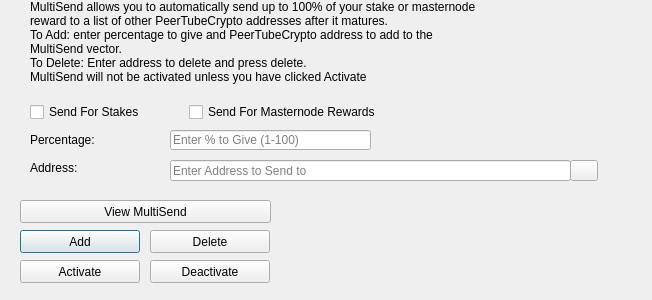
<?xml version="1.0" encoding="UTF-8"?>
<ui version="4.0">
 <class>MultiSendDialog</class>
 <widget class="QDialog" name="MultiSendDialog">
  <property name="windowModality">
   <enum>Qt::NonModal</enum>
  </property>
  <property name="geometry">
   <rect>
    <x>0</x>
    <y>0</y>
    <width>652</width>
    <height>300</height>
   </rect>
  </property>
  <property name="windowTitle">
   <string>MultiSend</string>
  </property>
  <widget class="QLineEdit" name="multiSendPercentEdit">
   <property name="geometry">
    <rect>
     <x>170</x>
     <y>130</y>
     <width>201</width>
     <height>20</height>
    </rect>
   </property>
   <property name="toolTip">
    <string>Enter whole numbers 1 - 100</string>
   </property>
   <property name="placeholderText">
    <string>Enter % to Give (1-100)</string>
   </property>
  </widget>
  <widget class="QLineEdit" name="multiSendAddressEdit">
   <property name="geometry">
    <rect>
     <x>170</x>
     <y>160</y>
     <width>401</width>
     <height>21</height>
    </rect>
   </property>
   <property name="toolTip">
    <string/>
   </property>
   <property name="placeholderText">
    <string>Enter Address to Send to</string>
   </property>
  </widget>
  <widget class="QLabel" name="label_2">
   <property name="geometry">
    <rect>
     <x>30</x>
     <y>0</y>
     <width>451</width>
     <height>121</height>
    </rect>
   </property>
   <property name="lineWidth">
    <number>1</number>
   </property>
   <property name="text">
    <string>MultiSend allows you to automatically send up to 100% of your stake or masternode reward to a list of other PeerTubeCrypto addresses after it matures.
To Add: enter percentage to give and PeerTubeCrypto address to add to the MultiSend vector.
To Delete: Enter address to delete and press delete.
MultiSend will not be activated unless you have clicked Activate</string>
   </property>
   <property name="alignment">
    <set>Qt::AlignLeading|Qt::AlignLeft|Qt::AlignTop</set>
   </property>
   <property name="wordWrap">
    <bool>true</bool>
   </property>
  </widget>
  <widget class="QLabel" name="message">
   <property name="geometry">
    <rect>
     <x>290</x>
     <y>200</y>
     <width>351</width>
     <height>91</height>
    </rect>
   </property>
   <property name="text">
    <string/>
   </property>
  </widget>
  <widget class="QPushButton" name="addButton">
   <property name="geometry">
    <rect>
     <x>20</x>
     <y>230</y>
     <width>120</width>
     <height>23</height>
    </rect>
   </property>
   <property name="toolTip">
    <string/>
   </property>
   <property name="statusTip">
    <string>Add to MultiSend Vector</string>
   </property>
   <property name="text">
    <string>Add</string>
   </property>
  </widget>
  <widget class="QPushButton" name="disableButton">
   <property name="geometry">
    <rect>
     <x>150</x>
     <y>260</y>
     <width>120</width>
     <height>23</height>
    </rect>
   </property>
   <property name="statusTip">
    <string>Deactivate MultiSend</string>
   </property>
   <property name="text">
    <string>Deactivate</string>
   </property>
  </widget>
  <widget class="QPushButton" name="addressBookButton">
   <property name="geometry">
    <rect>
     <x>570</x>
     <y>160</y>
     <width>28</width>
     <height>21</height>
    </rect>
   </property>
   <property name="toolTip">
    <string>Choose an address from the address book</string>
   </property>
   <property name="text">
    <string/>
   </property>
   <property name="icon">
    <iconset resource="../peertube.qrc">
     <normaloff>:/icons/address-book</normaloff>:/icons/address-book</iconset>
   </property>
   <property name="shortcut">
    <string>Alt+A</string>
   </property>
   <property name="autoDefault">
    <bool>false</bool>
   </property>
  </widget>
  <widget class="QLabel" name="label">
   <property name="geometry">
    <rect>
     <x>30</x>
     <y>130</y>
     <width>121</width>
     <height>20</height>
    </rect>
   </property>
   <property name="toolTip">
    <string>Percentage of stake to send</string>
   </property>
   <property name="text">
    <string>Percentage:</string>
   </property>
  </widget>
  <widget class="QLabel" name="label_5">
   <property name="geometry">
    <rect>
     <x>30</x>
     <y>160</y>
     <width>111</width>
     <height>16</height>
    </rect>
   </property>
   <property name="toolTip">
    <string>Address to send portion of stake to</string>
   </property>
   <property name="text">
    <string>Address:</string>
   </property>
  </widget>
  <widget class="QPushButton" name="deleteButton">
   <property name="geometry">
    <rect>
     <x>150</x>
     <y>230</y>
     <width>120</width>
     <height>23</height>
    </rect>
   </property>
   <property name="toolTip">
    <string/>
   </property>
   <property name="statusTip">
    <string>Delete Address From MultiSend Vector</string>
   </property>
   <property name="text">
    <string>Delete</string>
   </property>
  </widget>
  <widget class="QPushButton" name="activateButton">
   <property name="geometry">
    <rect>
     <x>20</x>
     <y>260</y>
     <width>120</width>
     <height>23</height>
    </rect>
   </property>
   <property name="statusTip">
    <string>Activate MultiSend</string>
   </property>
   <property name="text">
    <string>Activate</string>
   </property>
  </widget>
  <widget class="QPushButton" name="viewButton">
   <property name="geometry">
    <rect>
     <x>20</x>
     <y>200</y>
     <width>251</width>
     <height>23</height>
    </rect>
   </property>
   <property name="toolTip">
    <string/>
   </property>
   <property name="statusTip">
    <string>View MultiSend Vector</string>
   </property>
   <property name="text">
    <string>View MultiSend</string>
   </property>
  </widget>
  <widget class="QWidget" name="horizontalLayoutWidget">
   <property name="geometry">
    <rect>
     <x>30</x>
     <y>100</y>
     <width>351</width>
     <height>24</height>
    </rect>
   </property>
   <layout class="QHBoxLayout" name="horizontalLayout">
    <item>
     <widget class="QCheckBox" name="multiSendStakeCheckBox">
      <property name="text">
       <string>Send For Stakes</string>
      </property>
     </widget>
    </item>
    <item>
     <widget class="QCheckBox" name="multiSendMasternodeCheckBox">
      <property name="text">
       <string>Send For Masternode Rewards</string>
      </property>
     </widget>
    </item>
   </layout>
  </widget>
 </widget>
 <resources>
  <include location="../peertube.qrc"/>
 </resources>
 <connections/>
</ui>
